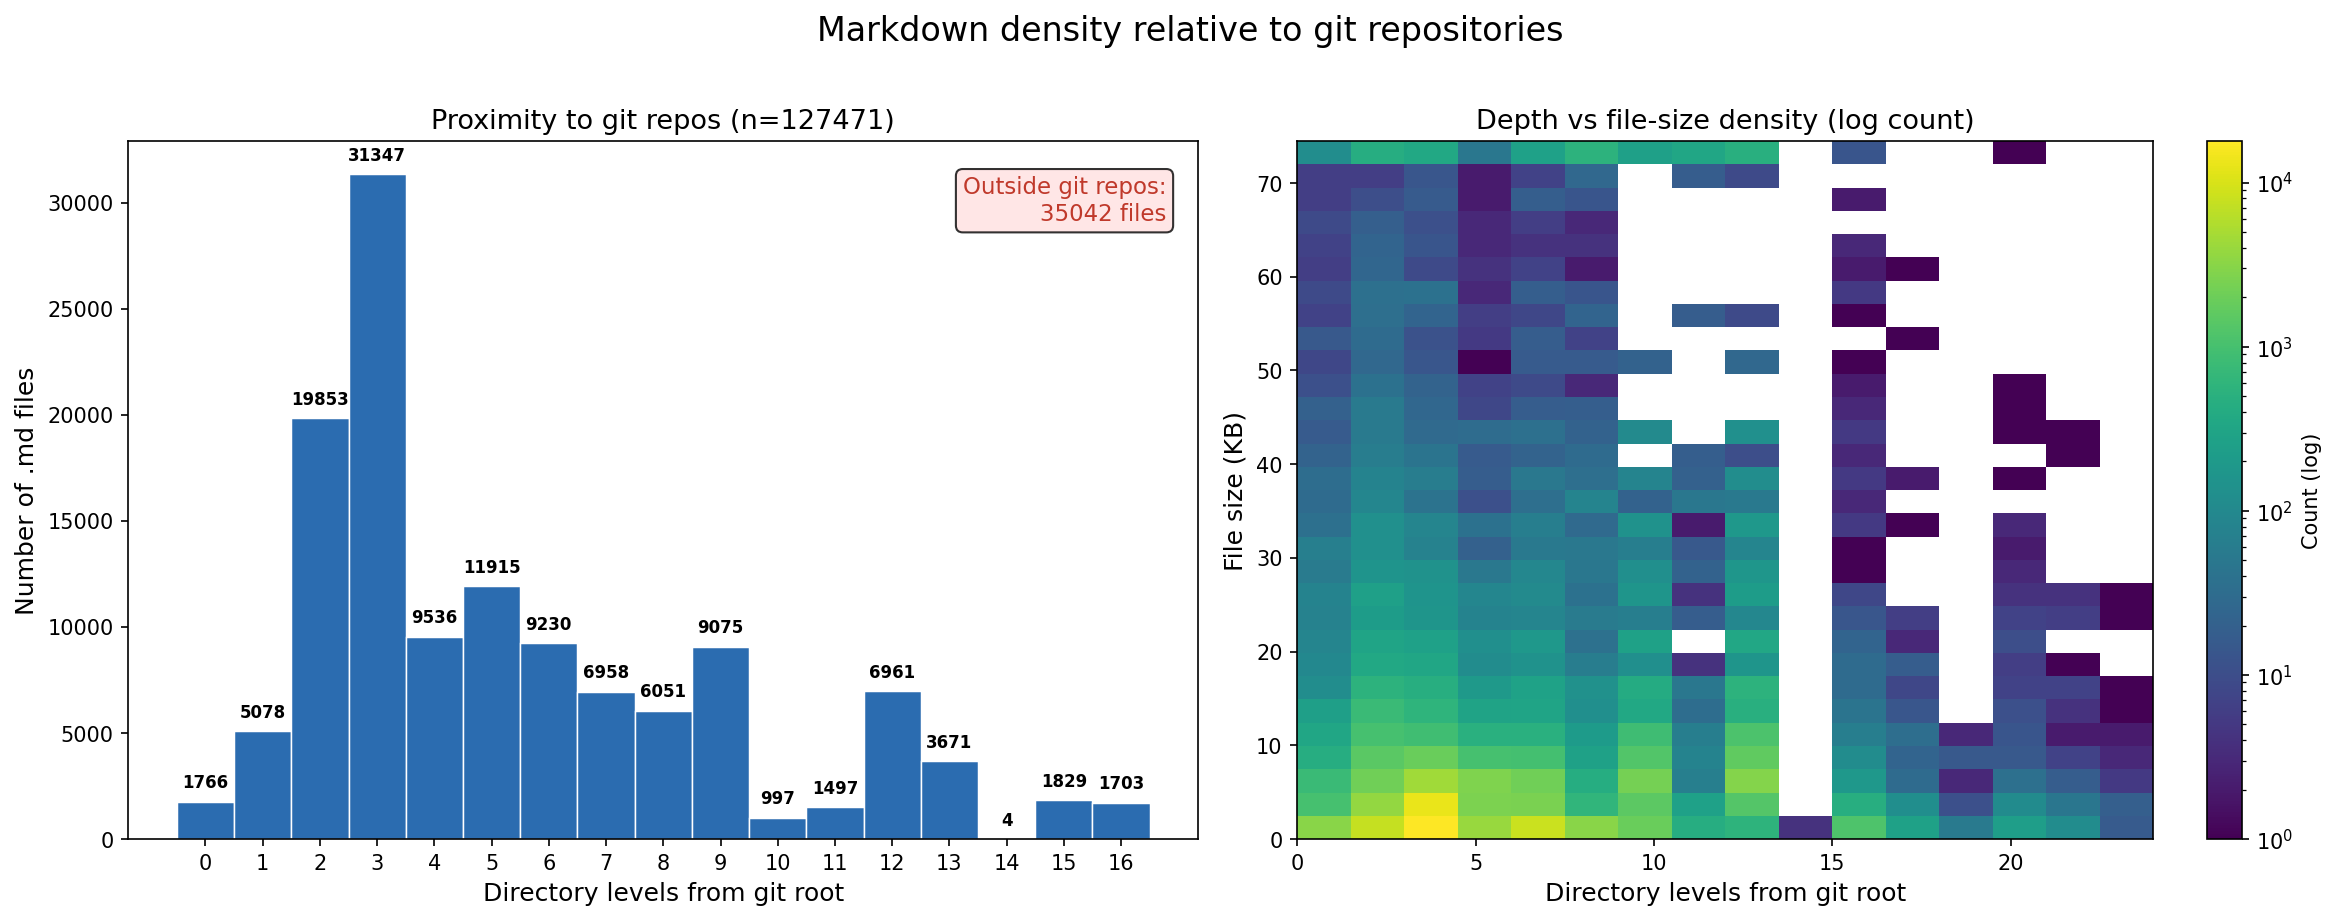

Reproduce this figure in Python.
#!/usr/bin/env python3
"""
Markdown density map: for each .md file, compute its directory-depth
distance to the nearest enclosing git repo.  Uses `fd` for fast
filesystem traversal.
"""

import subprocess
import sys
import time
from pathlib import Path
import numpy as np
import matplotlib

matplotlib.use("Agg")
import matplotlib.pyplot as plt
from matplotlib.colors import LogNorm

HOME = Path.home()


def run_fd(args: list[str], timeout=120) -> list[str]:
    cmd = ["fd", "--no-ignore", "--hidden"] + args
    result = subprocess.run(cmd, capture_output=True, text=True, timeout=timeout)
    lines = [l.strip() for l in result.stdout.split("\n") if l.strip()]
    return lines


def main():
    start = time.time()

    excludes = [
        "Library",
        ".Trash",
        ".cache",
        "Applications",
        "Backups.backupdb",
        ".Spotlight-V100",
        "Caches",
        "tmp",
    ]

    print("Finding .git directories …", file=sys.stderr)
    git_lines = subprocess.run(
        [
            "fd",
            "--no-ignore",
            "--hidden",
            "--type",
            "d",
            "--exclude",
            "Library",
            "--exclude",
            ".Trash",
            "--exclude",
            ".cache",
            ".git",
            str(HOME),
        ],
        capture_output=True,
        text=True,
        timeout=120,
    )
    git_roots = []
    for raw in git_lines.stdout.strip().split("\n"):
        raw = raw.strip()
        if not raw:
            continue
        p = Path(raw)
        if p.name == ".git":
            gr = p.parent.resolve()
            if gr != HOME:
                git_roots.append(gr)
    git_roots = list(set(git_roots))  # deduplicate
    git_root_set = set(git_roots)
    print(
        f"  Found {len(git_roots)} git repos in {time.time() - start:.1f}s",
        file=sys.stderr,
    )

    print("Finding .md files …", file=sys.stderr)
    md_lines = subprocess.run(
        [
            "fd",
            "--no-ignore",
            "--hidden",
            "--type",
            "f",
            "--exclude",
            "Library",
            "--exclude",
            ".Trash",
            "--exclude",
            ".cache",
            "--extension",
            "md",
            ".",
            str(HOME),
        ],
        capture_output=True,
        text=True,
        timeout=120,
    )
    md_paths = [Path(l.strip()) for l in md_lines.stdout.split("\n") if l.strip()]
    print(
        f"  Found {len(md_paths)} .md/.mdx files in {time.time() - start:.1f}s",
        file=sys.stderr,
    )

    print("Computing distances …", file=sys.stderr)
    depths = []
    outside_depths = []
    for md in md_paths:
        parent = md.parent.resolve()
        p = parent
        d = 0
        found = False
        while True:
            if p in git_root_set:
                depths.append(d)
                found = True
                break
            if p == p.parent or p == HOME:
                break
            p = p.parent
            d += 1
        if not found:
            outside_depths.append(0)

    print(
        f"  Inside repo: {len(depths)}  Outside: {len(outside_depths)}", file=sys.stderr
    )
    print(f"  Total time: {time.time() - start:.1f}s", file=sys.stderr)

    arr = np.array(depths, dtype=int)

    if len(arr) == 0:
        print("No markdown files inside git repos found.", file=sys.stderr)
        return

    max_depth = int(np.percentile(arr, 98)) + 1
    arr_clipped = np.clip(arr, 0, max_depth)
    total = len(depths) + len(outside_depths)

    # --- Build 2D data: depth vs file-size ---
    sizes_kb = []
    depths_2d = []
    md_inside_paths = []
    for md in md_paths:
        parent = md.parent.resolve()
        p = parent
        d = 0
        found = False
        while True:
            if p in git_root_set:
                found = True
                break
            if p == p.parent or p == HOME:
                break
            p = p.parent
            d += 1
        if found:
            depths_2d.append(d)
            sizes_kb.append(md.stat().st_size / 1024)
            md_inside_paths.append(md)

    # --- Plotting ---
    fig, axes = plt.subplots(1, 2, figsize=(16, 6))
    fig.suptitle("Markdown density relative to git repositories", fontsize=16, y=1.02)

    # Histogram
    ax = axes[0]
    bins = np.arange(0, max_depth + 2) - 0.5
    counts, _, _ = ax.hist(
        arr_clipped, bins=bins, color="#2b6cb0", edgecolor="white", linewidth=0.7
    )
    ax.set_xlabel("Directory levels from git root", fontsize=12)
    ax.set_ylabel("Number of .md files", fontsize=12)
    ax.set_title(f"Proximity to git repos (n={len(arr)})", fontsize=13)
    ax.set_xticks(range(max_depth + 1))

    top = max(counts) if len(counts) else 1
    for i, c in enumerate(counts):
        if c > 0:
            ax.text(
                i,
                c + top * 0.015,
                str(int(c)),
                ha="center",
                va="bottom",
                fontsize=8,
                fontweight="bold",
            )

    ax.text(
        0.97,
        0.95,
        f"Outside git repos:\n{len(outside_depths)} files",
        transform=ax.transAxes,
        ha="right",
        va="top",
        fontsize=11,
        color="#c0392b",
        bbox=dict(boxstyle="round,pad=0.3", facecolor="#ffe0e0", alpha=0.8),
    )

    # 2D density: depth vs file size
    ax = axes[1]
    if sizes_kb:
        d_arr = np.array(depths_2d, dtype=int)
        s_arr = np.array(sizes_kb)
        s_clipped = np.clip(s_arr, 0, np.percentile(s_arr, 98))
        h = ax.hist2d(
            d_arr,
            s_clipped,
            bins=[min(20, max_depth), 30],
            norm=LogNorm(),
            cmap="viridis",
        )
        ax.set_xlabel("Directory levels from git root", fontsize=12)
        ax.set_ylabel("File size (KB)", fontsize=12)
        ax.set_title("Depth vs file-size density (log count)", fontsize=13)
        fig.colorbar(h[3], ax=ax, label="Count (log)")
    else:
        ax.text(0.5, 0.5, "No data", transform=ax.transAxes, ha="center", va="center")

    fig.tight_layout()
    out = Path(
        "/var/folders/l9/zn9x070d4xqb1qb5wfzr9tjr0000gn/T/opencode/md_density_map.png"
    )
    fig.savefig(out, dpi=150, bbox_inches="tight")
    print(f"\nSaved → {out}", file=sys.stderr)

    # --- Summary ---
    print(f"\n{'=' * 60}")
    print(f"  MARKDOWN DENSITY MAP")
    print(f"{'=' * 60}")
    print(f"  Total .md files scanned:  {total}")
    print(
        f"  Inside a git repo:        {len(depths)} ({100 * len(depths) / total:.0f}%)"
    )
    print(
        f"  Outside any git repo:     {len(outside_depths)} ({100 * len(outside_depths) / total:.0f}%)"
    )
    print(f"  Git repos discovered:     {len(git_roots)}")
    if len(arr):
        print(f"  Depth stats (levels from repo root):")
        print(f"    Mean:   {arr.mean():.1f}")
        print(f"    Median: {np.median(arr):.0f}")
        print(f"    p25:    {np.percentile(arr, 25):.0f}")
        print(f"    p75:    {np.percentile(arr, 75):.0f}")
        print(f"    p99:    {np.percentile(arr, 99):.0f}")
        print(f"    Max:    {arr.max()}")
    print(f"{'=' * 60}")


if __name__ == "__main__":
    main()
